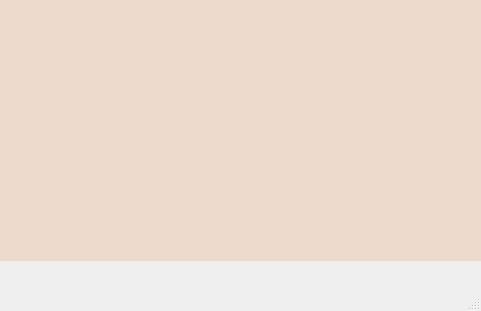
<?xml version="1.0" encoding="UTF-8"?>
<ui version="4.0">
 <class>MainWindow</class>
 <widget class="QMainWindow" name="MainWindow">
  <property name="geometry">
   <rect>
    <x>0</x>
    <y>0</y>
    <width>481</width>
    <height>311</height>
   </rect>
  </property>
  <property name="windowTitle">
   <string>MainWindow</string>
  </property>
  <widget class="QWidget" name="centralwidget">
   <widget class="QLabel" name="OtherWindow">
    <property name="geometry">
     <rect>
      <x>-10</x>
      <y>0</y>
      <width>491</width>
      <height>261</height>
     </rect>
    </property>
    <property name="styleSheet">
     <string notr="true">background-color: #EDDACC</string>
    </property>
    <property name="text">
     <string> </string>
    </property>
    <property name="alignment">
     <set>Qt::AlignCenter</set>
    </property>
   </widget>
  </widget>
  <widget class="QMenuBar" name="menubar">
   <property name="geometry">
    <rect>
     <x>0</x>
     <y>0</y>
     <width>481</width>
     <height>26</height>
    </rect>
   </property>
  </widget>
  <widget class="QStatusBar" name="statusbar"/>
 </widget>
 <resources/>
 <connections/>
</ui>
